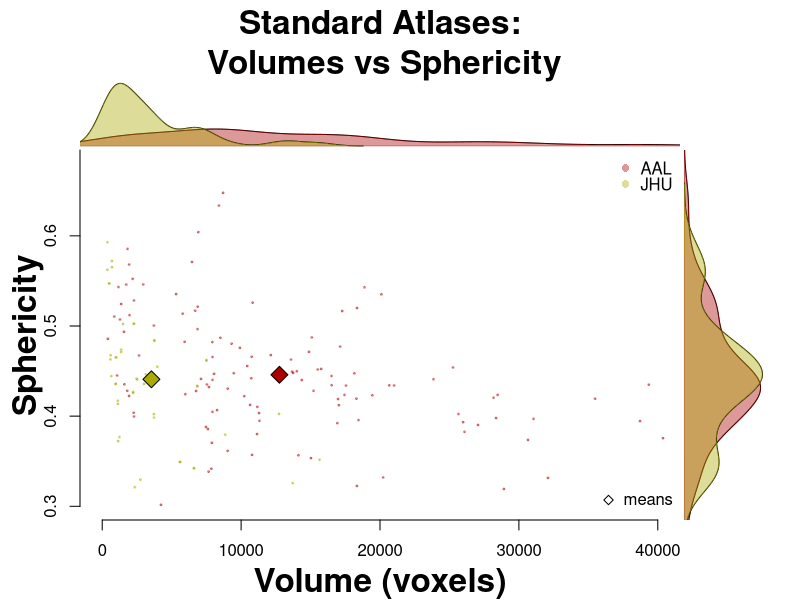

The R source for this figure:
setwd("/Users/andyrevell/Documents/20_papers/paper001_brainAtlasChoiceSFC/data")
library(ggplot2)
library(ggpubr)
library("cowplot")


data_volumes = read.csv("01_atlas_volumes.csv", stringsAsFactors = F, header = T)
data_sphericity = read.csv("02_atlas_sphericity.csv", stringsAsFactors = F, header = T)
standard_major_atlas_index = c(1,3)
random_atlas_index = c(2,4,5,6)


#formatting data structures

#turning data into list and removing NAs
data_list_volumes = list()
for (i in 1:ncol(data_volumes)){data_list_volumes[[i]] = data_volumes[!is.na(data_volumes[,i]),i]}
data_list_sphericity = list()
for (i in 1:ncol(data_sphericity)){data_list_sphericity[[i]] = data_sphericity[!is.na(data_sphericity[,i]),i]}

#Calculating means
mean_volumes = lapply(data_list_volumes, mean)
mean_sphericity = lapply(data_list_sphericity, mean)


##########################################################################################################################################
#Standard Major Atlases
#graphing parameters
xlim = c(0,50000)
ylim = c(0,20e-5)




##########################################################################################################################################
q = 2

if (q == 1){
  index= random_atlas_index
  lim_vol = c(0,5000)
  ylim = c(0,4e-3)
  pdf("../figures/atlas_random_volumesVSsphericity.pdf", width = 7, height = 7)
  title = "Random Atlases:\n Volumes vs Sphericity"
}
if (q == 2){
  index = standard_major_atlas_index
  lim_vol = c(0,40000)
  ylim = c(0,30e-5)
  pdf("../figures/atlas_standard_volumesVSsphericity.pdf", width = 7, height = 7)
  title = "Standard Atlases:\n Volumes vs Sphericity"
  
}



#Random Atlases

lim_sphericity = c(0.3,0.68)
xlim = lim_vol


random_atlas_colors =  paste0(colorRampPalette(c("#0000ff", "#990099"))(3), "66")
colors = c("#aa000066", "#aa0000aa", "#aaaa0066", random_atlas_colors)
par(new = F)
mar =  c(0,0,0,0)
mar_1 = 4
mar_2 = 4
mar_3 = 2
mar[2] = mar_2 
mar[3] = mar_3
par(mar = mar)

cutoffs = c(0.85,0.75)

par(fig=c(0,cutoffs[1],cutoffs[2],1), new=F)

for (i in index){
  d <- density(data_list_volumes[[i]] )
  plot(d,  xlim = xlim, ylim= ylim, xlab = "", ylab = "", axes=FALSE, main = "")
  polygon(d, col=colors[i], border=colors[i])
  par(new = T)
}

title(main = title,line = -1.7, font.lab = 2, cex.main = 2)

par(fig=c(cutoffs[1],1,0,cutoffs[2]), new=T)
mar[1] = mar_1
mar[2] = 0
mar[3] = 0
par(mar = mar)
xlim = lim_sphericity
ylim = c(0,10)
for (i in index){
  
  d <- density(data_list_sphericity[[i]] )
  e= d
  e$x = d$y
  e$y = d$x
  plot(e,  xlim = (ylim), ylim= (xlim), xlab = "", ylab = "", axes=FALSE, main = "")
  polygon(e, col=colors[i], border=colors[i])
  par(new = T)
}

par(fig=c(0,cutoffs[1],0,cutoffs[2]), new=T)
mar[2] = mar_2
par(mar = mar)
xlim = lim_vol
ylim = lim_sphericity
for (i in index){
  
  x = data_list_volumes[[i]]
  y = data_list_sphericity[[i]]
  plot(x,y,  xlim = xlim, ylim = ylim, 
       col = colors[i], pch = 20, cex = 0.4,
       xlab = "", ylab = "", axes=FALSE, main = "")
  par(new = T)
}
axis = par('usr')
axis(side=1,lwd=1)
axis(side=2,at=seq( floor( lim_sphericity[1]*10 )/10, ceiling( lim_sphericity[2]*10 )/10,0.1),lwd=1)

title(xlab = "Volume (voxels)", line = 2.8,font.lab = 2, cex.lab = 2)
title(ylab = "Sphericity",line = 2, font.lab = 2, cex.lab = 2)

par(new = T)
plot(unlist(mean_volumes[index]),  unlist(mean_sphericity[index]),
     col = "black",  bg =substr(colors[index],1,7),  xlim = xlim, ylim = ylim,
     xlab = "", ylab = "", axes=FALSE, main = "", cex = 1.8,
     pch = 23)


#par(fig=c(cutoffs[1],1,cutoffs[2],1), new=T)


legend(x = "topright", legend = gsub("[.]", "=",  names(data_volumes))[index], 
       col = colors[index],
       bty = "n", cex= 1, pch = 16 , xpd = T,
       y.intersp = 0.8, adj=0)

legend(x = "bottomright", legend = "means", 
       col = "black",
       bty = "n", cex= 1, pch = 23 , xpd = T, adj=0)
dev.off()
##########################################################################################################################################

